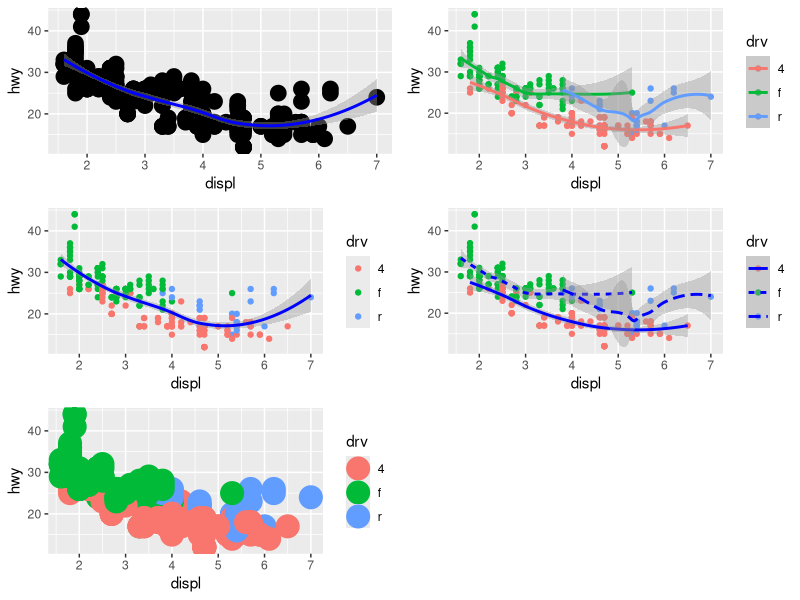

Source code (R):
library (tidyverse)
library (gridExtra)

graph1 = ggplot(data=mpg, mapping=aes(x=displ,y=hwy))+
	geom_point(color = "black", size = 5)+
	geom_smooth (color="blue")


graph2 = ggplot(data=mpg, mapping=aes(x=displ,y=hwy, color=drv))+
	geom_point()+
	geom_smooth ()


graph3 = ggplot(data=mpg, mapping=aes(x=displ,y=hwy))+
	geom_point(mapping=aes(color=drv))+
	geom_smooth (color="blue")


graph4 = ggplot(data=mpg, mapping=aes(x=displ,y=hwy, color=drv))+
	geom_point()+
	geom_smooth(mapping = aes(linetype = drv), color="blue")


graph5 = ggplot(data=mpg, mapping=aes(x=displ,y=hwy, color=drv))+
	geom_point(stroke = 5)

	
grid.arrange(graph1,graph2,graph3,graph4,graph5)


